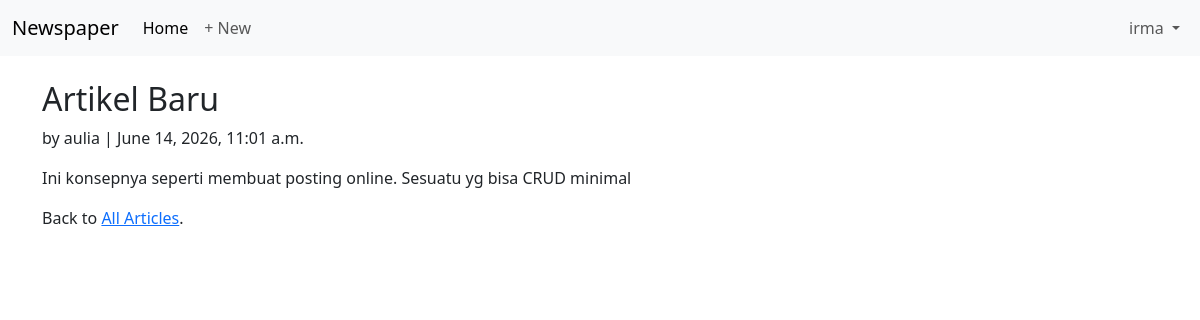
Screenshot of /articles/1/ (signed in) with the database file from the repository.
### accounts/models.py (models this page shows)
class CustomUser(AbstractUser):
    age = models.PositiveIntegerField(null=True, blank=True)

### articles/models.py (models this page shows, shortened)
class Article(models.Model):
    title = models.CharField(max_length=255)
    body = models.TextField()
    date = models.DateTimeField(auto_now_add=True)
    author = models.ForeignKey(
          settings.AUTH_USER_MODEL,
          on_delete=models.CASCADE,
    )

### articles/views.py (the view)
# urls.py: path("<int:pk>/", ArticleDetailView.as_view(),
class ArticleDetailView(DetailView):
    model = Article
    template_name = "article_detail.html"

### templates/article_detail.html (shortened to what this page needs)
{% extends "base.html" %}
{% block content %}
<h2>{{ article.title }}</h2>
<p>by {{ article.author }} | {{ article.date }}</p>
<p>{{ article.body }}</p>
<p>Back to <a href="{% url 'article_list' %}">All Articles</a>.</p>
{% endblock content %}

### templates/base.html (shortened to what this page needs)
<!DOCTYPE html>
<html>
<head>
  <link href="https://cdn.jsdelivr.net/npm/bootstrap@5.3.3/dist/css/bootstrap.min.css"
    rel="stylesheet"
>
</head>
<body>
  <nav class="navbar navbar-expand-lg bg-body-tertiary">
    <div class="container-fluid">
      <a class="navbar-brand" href="{% url 'home' %}">Newspaper</a>
      <div class="collapse navbar-collapse" id="navbarSupportedContent">
        <ul class="navbar-nav me-auto mb-2 mb-lg-0">
          <li class="nav-item">
            <a class="nav-link active" aria-current="page" href="{% url 'home' %}">Home</a>
          </li>
          {% if user.is_authenticated %}
          <li class="nav-item">
            <a href="{% url 'article_new' %}" class="nav-link">+ New</a>
          </li>
          {% endif %}
        </ul>
        {% if user.is_authenticated %}
        <ul class="navbar-nav">
          <li class="nav-item dropdown">
            <a class="nav-link dropdown-toggle" href="#" role="button"
              data-bs-toggle="dropdown" aria-expanded="false">
              {{ user.username }}
            </a>
          </li>
        </ul>
        {% else %}
        <div class="d-flex gap-2">
          <a href="{% url 'login' %}" class="btn btn-outline-secondary">Log in</a>
          <a href="{% url 'signup' %}" class="btn btn-primary">Sign up</a>
        </div>
        {% endif %}
      </div>
    </div>
  </nav>
  <main>
    <div class="container mt-4">
      {% block content %}
      {% endblock content %}
    </div>
  </main>
</body>
</html>

### rows the page displays
CustomUser: username "irma"
Article: title "Artikel Baru", author "aulia", date "June 14, 2026, 11:01 a.m.", body "Ini konsepnya seperti membuat posting online. Sesuatu yg bisa CRUD minimal"
